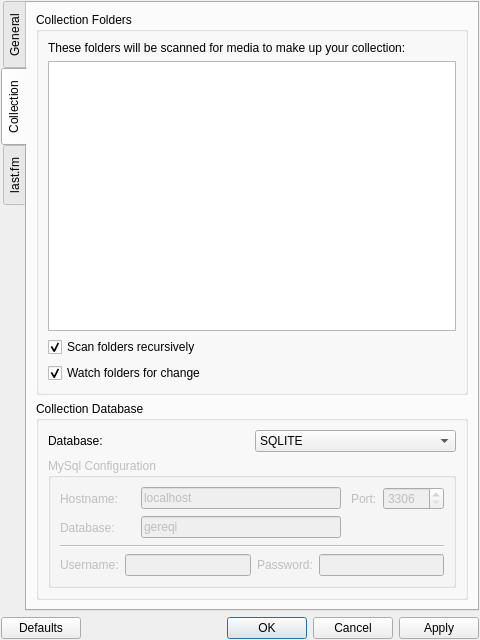
<?xml version="1.0" encoding="UTF-8"?>
<ui version="4.0">
 <class>settings_dialog</class>
 <widget class="QDialog" name="settings_dialog">
  <property name="windowModality">
   <enum>Qt::WindowModal</enum>
  </property>
  <property name="geometry">
   <rect>
    <x>0</x>
    <y>0</y>
    <width>480</width>
    <height>640</height>
   </rect>
  </property>
  <property name="sizePolicy">
   <sizepolicy hsizetype="Fixed" vsizetype="Fixed">
    <horstretch>0</horstretch>
    <verstretch>0</verstretch>
   </sizepolicy>
  </property>
  <property name="minimumSize">
   <size>
    <width>480</width>
    <height>640</height>
   </size>
  </property>
  <property name="maximumSize">
   <size>
    <width>480</width>
    <height>640</height>
   </size>
  </property>
  <property name="windowTitle">
   <string>Configure - Gereqi</string>
  </property>
  <property name="locale">
   <locale language="English" country="UnitedKingdom"/>
  </property>
  <property name="windowFilePath">
   <string/>
  </property>
  <layout class="QVBoxLayout" name="verticalLayout_5">
   <property name="sizeConstraint">
    <enum>QLayout::SetMinimumSize</enum>
   </property>
   <property name="margin">
    <number>1</number>
   </property>
   <item>
    <widget class="QTabWidget" name="tabWidget">
     <property name="locale">
      <locale language="English" country="UnitedKingdom"/>
     </property>
     <property name="tabPosition">
      <enum>QTabWidget::West</enum>
     </property>
     <property name="currentIndex">
      <number>1</number>
     </property>
     <widget class="QWidget" name="tab">
      <attribute name="title">
       <string>General</string>
      </attribute>
      <layout class="QVBoxLayout" name="verticalLayout_3">
       <property name="margin">
        <number>1</number>
       </property>
       <item>
        <widget class="QGroupBox" name="groupBox">
         <property name="title">
          <string>General Options</string>
         </property>
         <layout class="QVBoxLayout" name="verticalLayout">
          <property name="margin">
           <number>2</number>
          </property>
          <item>
           <widget class="QCheckBox" name="splash_screen">
            <property name="text">
             <string>Show splash-screen on startup</string>
            </property>
           </widget>
          </item>
          <item>
           <widget class="QCheckBox" name="tray_icon">
            <property name="text">
             <string>Show tray icon</string>
            </property>
            <property name="checked">
             <bool>true</bool>
            </property>
           </widget>
          </item>
          <item>
           <layout class="QHBoxLayout" name="horizontalLayout_2">
            <item>
             <spacer name="horizontalSpacer_2">
              <property name="orientation">
               <enum>Qt::Horizontal</enum>
              </property>
              <property name="sizeType">
               <enum>QSizePolicy::Maximum</enum>
              </property>
              <property name="sizeHint" stdset="0">
               <size>
                <width>20</width>
                <height>20</height>
               </size>
              </property>
             </spacer>
            </item>
            <item>
             <widget class="QCheckBox" name="tray_icon_flash">
              <property name="text">
               <string>Flash tray icon when playing</string>
              </property>
             </widget>
            </item>
           </layout>
          </item>
          <item>
           <widget class="QCheckBox" name="player_window">
            <property name="text">
             <string>Show player window</string>
            </property>
           </widget>
          </item>
          <item>
           <layout class="QHBoxLayout" name="horizontalLayout_4">
            <item>
             <widget class="QLabel" name="label">
              <property name="text">
               <string>Default size for cover previews: </string>
              </property>
             </widget>
            </item>
            <item>
             <widget class="QSpinBox" name="cover_size">
              <property name="suffix">
               <string>px</string>
              </property>
              <property name="minimum">
               <number>24</number>
              </property>
              <property name="maximum">
               <number>480</number>
              </property>
              <property name="singleStep">
               <number>10</number>
              </property>
              <property name="value">
               <number>200</number>
              </property>
             </widget>
            </item>
           </layout>
          </item>
          <item>
           <layout class="QHBoxLayout" name="horizontalLayout_3">
            <item>
             <widget class="QLabel" name="label_2">
              <property name="text">
               <string>External web browser: </string>
              </property>
             </widget>
            </item>
            <item>
             <widget class="QComboBox" name="web_browser">
              <property name="minimumSize">
               <size>
                <width>150</width>
                <height>0</height>
               </size>
              </property>
             </widget>
            </item>
           </layout>
          </item>
          <item>
           <layout class="QHBoxLayout" name="horizontalLayout_5">
            <item>
             <widget class="QCheckBox" name="other_browser">
              <property name="text">
               <string>Use another browser: </string>
              </property>
             </widget>
            </item>
            <item>
             <widget class="QLineEdit" name="other_browser_edit">
              <property name="minimumSize">
               <size>
                <width>150</width>
                <height>0</height>
               </size>
              </property>
             </widget>
            </item>
           </layout>
          </item>
         </layout>
        </widget>
       </item>
       <item>
        <widget class="QGroupBox" name="groupBox_2">
         <property name="title">
          <string>Components</string>
         </property>
         <layout class="QVBoxLayout" name="verticalLayout_7">
          <property name="margin">
           <number>2</number>
          </property>
          <item>
           <widget class="QRadioButton" name="scores">
            <property name="text">
             <string>Use scores</string>
            </property>
           </widget>
          </item>
          <item>
           <widget class="QRadioButton" name="ratings">
            <property name="text">
             <string>Use ratings</string>
            </property>
            <property name="checked">
             <bool>true</bool>
            </property>
           </widget>
          </item>
         </layout>
        </widget>
       </item>
       <item>
        <widget class="QGroupBox" name="groupBox_3">
         <property name="title">
          <string>Playlist Window Options</string>
         </property>
         <layout class="QVBoxLayout" name="verticalLayout_2">
          <property name="margin">
           <number>2</number>
          </property>
          <item>
           <widget class="QCheckBox" name="remember_current">
            <property name="text">
             <string>Remember current playlist on exit</string>
            </property>
           </widget>
          </item>
          <item>
           <widget class="QCheckBox" name="playlist_relative">
            <property name="text">
             <string>Manually saved playlists use relative path</string>
            </property>
           </widget>
          </item>
          <item>
           <widget class="QCheckBox" name="context_browser_change">
            <property name="text">
             <string>Switch to context browser on track change</string>
            </property>
           </widget>
          </item>
         </layout>
        </widget>
       </item>
      </layout>
     </widget>
     <widget class="QWidget" name="tab_6">
      <attribute name="title">
       <string>Collection</string>
      </attribute>
      <layout class="QVBoxLayout" name="verticalLayout_6">
       <item>
        <widget class="QGroupBox" name="groupBox_4">
         <property name="title">
          <string>Collection Folders</string>
         </property>
         <layout class="QGridLayout" name="gridLayout_2">
          <item row="0" column="0">
           <widget class="QLabel" name="label_3">
            <property name="text">
             <string>These folders will be scanned for media to make up your collection:</string>
            </property>
           </widget>
          </item>
          <item row="1" column="0">
           <widget class="QTreeView" name="collection_view">
            <property name="minimumSize">
             <size>
              <width>200</width>
              <height>0</height>
             </size>
            </property>
            <property name="indentation">
             <number>20</number>
            </property>
            <property name="expandsOnDoubleClick">
             <bool>true</bool>
            </property>
           </widget>
          </item>
          <item row="2" column="0">
           <widget class="QCheckBox" name="scan_recursively">
            <property name="text">
             <string>Scan folders recursively</string>
            </property>
            <property name="checked">
             <bool>true</bool>
            </property>
           </widget>
          </item>
          <item row="3" column="0">
           <widget class="QCheckBox" name="watch_folders">
            <property name="text">
             <string>Watch folders for change</string>
            </property>
            <property name="checked">
             <bool>true</bool>
            </property>
           </widget>
          </item>
         </layout>
        </widget>
       </item>
       <item>
        <widget class="QGroupBox" name="groupBox_5">
         <property name="title">
          <string>Collection Database</string>
         </property>
         <layout class="QVBoxLayout" name="verticalLayout_8">
          <item>
           <layout class="QHBoxLayout" name="horizontalLayout_6">
            <item>
             <widget class="QLabel" name="label_4">
              <property name="text">
               <string>Database: </string>
              </property>
             </widget>
            </item>
            <item>
             <widget class="QComboBox" name="database_type">
              <property name="minimumSize">
               <size>
                <width>80</width>
                <height>0</height>
               </size>
              </property>
              <property name="currentIndex">
               <number>0</number>
              </property>
              <property name="maxVisibleItems">
               <number>5</number>
              </property>
              <property name="maxCount">
               <number>5</number>
              </property>
              <property name="modelColumn">
               <number>0</number>
              </property>
              <item>
               <property name="text">
                <string>SQLITE</string>
               </property>
              </item>
             </widget>
            </item>
           </layout>
          </item>
          <item>
           <widget class="QGroupBox" name="mysql_config">
            <property name="enabled">
             <bool>false</bool>
            </property>
            <property name="title">
             <string>MySql Configuration</string>
            </property>
            <layout class="QVBoxLayout" name="verticalLayout_4">
             <item>
              <layout class="QHBoxLayout" name="horizontalLayout_7">
               <item>
                <widget class="QLabel" name="label_5">
                 <property name="minimumSize">
                  <size>
                   <width>75</width>
                   <height>0</height>
                  </size>
                 </property>
                 <property name="maximumSize">
                  <size>
                   <width>100</width>
                   <height>16777215</height>
                  </size>
                 </property>
                 <property name="text">
                  <string>Hostname:</string>
                 </property>
                </widget>
               </item>
               <item>
                <widget class="QLineEdit" name="mysql_host">
                 <property name="minimumSize">
                  <size>
                   <width>200</width>
                   <height>0</height>
                  </size>
                 </property>
                 <property name="maximumSize">
                  <size>
                   <width>220</width>
                   <height>16777215</height>
                  </size>
                 </property>
                 <property name="text">
                  <string>localhost</string>
                 </property>
                </widget>
               </item>
               <item>
                <spacer name="horizontalSpacer_4">
                 <property name="orientation">
                  <enum>Qt::Horizontal</enum>
                 </property>
                 <property name="sizeHint" stdset="0">
                  <size>
                   <width>40</width>
                   <height>20</height>
                  </size>
                 </property>
                </spacer>
               </item>
               <item>
                <widget class="QLabel" name="label_7">
                 <property name="text">
                  <string>Port:</string>
                 </property>
                </widget>
               </item>
               <item>
                <widget class="QSpinBox" name="mysql_port">
                 <property name="minimum">
                  <number>3306</number>
                 </property>
                 <property name="maximum">
                  <number>65535</number>
                 </property>
                </widget>
               </item>
              </layout>
             </item>
             <item>
              <layout class="QHBoxLayout" name="horizontalLayout_8">
               <item>
                <widget class="QLabel" name="label_6">
                 <property name="minimumSize">
                  <size>
                   <width>75</width>
                   <height>0</height>
                  </size>
                 </property>
                 <property name="maximumSize">
                  <size>
                   <width>100</width>
                   <height>16777215</height>
                  </size>
                 </property>
                 <property name="text">
                  <string>Database:</string>
                 </property>
                </widget>
               </item>
               <item>
                <widget class="QLineEdit" name="mysql_dbname">
                 <property name="minimumSize">
                  <size>
                   <width>200</width>
                   <height>0</height>
                  </size>
                 </property>
                 <property name="maximumSize">
                  <size>
                   <width>220</width>
                   <height>16777215</height>
                  </size>
                 </property>
                 <property name="text">
                  <string>gereqi</string>
                 </property>
                </widget>
               </item>
               <item>
                <spacer name="horizontalSpacer_3">
                 <property name="orientation">
                  <enum>Qt::Horizontal</enum>
                 </property>
                 <property name="sizeHint" stdset="0">
                  <size>
                   <width>111</width>
                   <height>23</height>
                  </size>
                 </property>
                </spacer>
               </item>
              </layout>
             </item>
             <item>
              <widget class="Line" name="line">
               <property name="orientation">
                <enum>Qt::Horizontal</enum>
               </property>
              </widget>
             </item>
             <item>
              <layout class="QHBoxLayout" name="horizontalLayout_9">
               <item>
                <widget class="QLabel" name="label_8">
                 <property name="text">
                  <string>Username:</string>
                 </property>
                </widget>
               </item>
               <item>
                <widget class="QLineEdit" name="mysql_user">
                 <property name="maximumSize">
                  <size>
                   <width>200</width>
                   <height>16777215</height>
                  </size>
                 </property>
                </widget>
               </item>
               <item>
                <widget class="QLabel" name="label_9">
                 <property name="text">
                  <string>Password:</string>
                 </property>
                </widget>
               </item>
               <item>
                <widget class="QLineEdit" name="mysql_password">
                 <property name="maximumSize">
                  <size>
                   <width>200</width>
                   <height>16777215</height>
                  </size>
                 </property>
                 <property name="echoMode">
                  <enum>QLineEdit::PasswordEchoOnEdit</enum>
                 </property>
                </widget>
               </item>
              </layout>
             </item>
            </layout>
           </widget>
          </item>
         </layout>
        </widget>
       </item>
      </layout>
     </widget>
     <widget class="QWidget" name="tab_7">
      <attribute name="title">
       <string>last.fm</string>
      </attribute>
      <layout class="QVBoxLayout" name="verticalLayout_9">
       <item>
        <widget class="QGroupBox" name="groupBox_6">
         <property name="title">
          <string>last.fm Profile</string>
         </property>
         <layout class="QGridLayout" name="gridLayout">
          <item row="0" column="0">
           <layout class="QHBoxLayout" name="horizontalLayout_11">
            <item>
             <widget class="QLabel" name="label_10">
              <property name="text">
               <string>Username: </string>
              </property>
             </widget>
            </item>
            <item>
             <widget class="QLineEdit" name="last_user"/>
            </item>
           </layout>
          </item>
          <item row="1" column="0">
           <layout class="QHBoxLayout" name="horizontalLayout_10">
            <item>
             <widget class="QLabel" name="label_11">
              <property name="text">
               <string>Password: </string>
              </property>
             </widget>
            </item>
            <item>
             <widget class="QLineEdit" name="last_pass"/>
            </item>
           </layout>
          </item>
         </layout>
        </widget>
       </item>
       <item>
        <widget class="QGroupBox" name="groupBox_7">
         <property name="title">
          <string>last.fm Services</string>
         </property>
         <layout class="QVBoxLayout" name="verticalLayout_10">
          <item>
           <widget class="QLabel" name="label_12">
            <property name="text">
             <string>Once registered, Amarok can tell the last.fm service about your listening habits; your profile can then provide statistics and recommendations. A profile is not required to retrieve similar-artists for display in the Context Browser.</string>
            </property>
            <property name="wordWrap">
             <bool>true</bool>
            </property>
           </widget>
          </item>
          <item>
           <widget class="QCheckBox" name="last_improve">
            <property name="text">
             <string>Improve my profile by submitting the tracks I play</string>
            </property>
           </widget>
          </item>
          <item>
           <widget class="QCheckBox" name="last_similar">
            <property name="text">
             <string>Retrieve similar artists</string>
            </property>
           </widget>
          </item>
         </layout>
        </widget>
       </item>
       <item>
        <spacer name="verticalSpacer">
         <property name="orientation">
          <enum>Qt::Vertical</enum>
         </property>
         <property name="sizeHint" stdset="0">
          <size>
           <width>20</width>
           <height>40</height>
          </size>
         </property>
        </spacer>
       </item>
      </layout>
     </widget>
    </widget>
   </item>
   <item>
    <layout class="QHBoxLayout" name="horizontalLayout">
     <item>
      <widget class="QPushButton" name="pushButton">
       <property name="text">
        <string>Defaults</string>
       </property>
      </widget>
     </item>
     <item>
      <spacer name="horizontalSpacer">
       <property name="orientation">
        <enum>Qt::Horizontal</enum>
       </property>
       <property name="sizeHint" stdset="0">
        <size>
         <width>40</width>
         <height>20</height>
        </size>
       </property>
      </spacer>
     </item>
     <item>
      <widget class="QDialogButtonBox" name="buttonBox">
       <property name="standardButtons">
        <set>QDialogButtonBox::Apply|QDialogButtonBox::Cancel|QDialogButtonBox::Ok</set>
       </property>
       <property name="centerButtons">
        <bool>false</bool>
       </property>
      </widget>
     </item>
    </layout>
   </item>
  </layout>
 </widget>
 <resources/>
 <connections>
  <connection>
   <sender>other_browser</sender>
   <signal>toggled(bool)</signal>
   <receiver>other_browser_edit</receiver>
   <slot>setEnabled(bool)</slot>
   <hints>
    <hint type="sourcelabel">
     <x>100</x>
     <y>220</y>
    </hint>
    <hint type="destinationlabel">
     <x>198</x>
     <y>229</y>
    </hint>
   </hints>
  </connection>
 </connections>
</ui>
